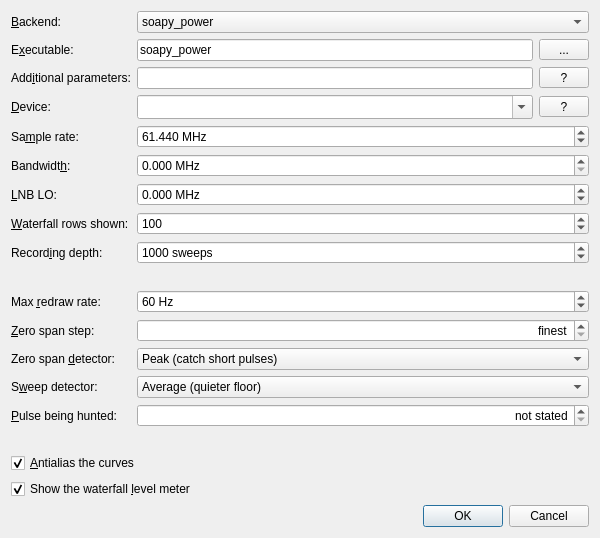
<?xml version="1.0" encoding="UTF-8"?>
<ui version="4.0">
 <class>QSpectrumAnalyzerSettings</class>
 <widget class="QDialog" name="QSpectrumAnalyzerSettings">
  <property name="geometry">
   <rect>
    <x>0</x>
    <y>0</y>
    <width>600</width>
    <height>388</height>
   </rect>
  </property>
  <property name="windowTitle">
   <string>Settings - QSpectrumAnalyzer</string>
  </property>
  <layout class="QVBoxLayout" name="verticalLayout">
   <item>
    <layout class="QFormLayout" name="formLayout">
     <item row="0" column="0">
      <widget class="QLabel" name="label_3">
       <property name="text">
        <string>&amp;Backend:</string>
       </property>
       <property name="buddy">
        <cstring>backendComboBox</cstring>
       </property>
      </widget>
     </item>
     <item row="0" column="1">
      <widget class="QComboBox" name="backendComboBox">
       <item>
        <property name="text">
         <string>soapy_power</string>
        </property>
       </item>
       <item>
        <property name="text">
         <string>rx_power</string>
        </property>
       </item>
       <item>
        <property name="text">
         <string>rtl_power_fftw</string>
        </property>
       </item>
       <item>
        <property name="text">
         <string>rtl_power</string>
        </property>
       </item>
       <item>
        <property name="text">
         <string>hackrf_sweep</string>
        </property>
       </item>
      </widget>
     </item>
     <item row="1" column="0">
      <widget class="QLabel" name="label">
       <property name="text">
        <string>E&amp;xecutable:</string>
       </property>
       <property name="buddy">
        <cstring>executableEdit</cstring>
       </property>
      </widget>
     </item>
     <item row="1" column="1">
      <layout class="QHBoxLayout" name="horizontalLayout">
       <item>
        <widget class="QLineEdit" name="executableEdit">
         <property name="text">
          <string>soapy_power</string>
         </property>
        </widget>
       </item>
       <item>
        <widget class="QToolButton" name="executableButton">
         <property name="minimumSize">
          <size>
           <width>50</width>
           <height>0</height>
          </size>
         </property>
         <property name="text">
          <string>...</string>
         </property>
        </widget>
       </item>
      </layout>
     </item>
     <item row="3" column="0">
      <widget class="QLabel" name="label_5">
       <property name="text">
        <string>&amp;Device:</string>
       </property>
       <property name="buddy">
        <cstring>deviceEdit</cstring>
       </property>
      </widget>
     </item>
     <item row="4" column="0">
      <widget class="QLabel" name="label_4">
       <property name="text">
        <string>Sa&amp;mple rate:</string>
       </property>
       <property name="buddy">
        <cstring>sampleRateSpinBox</cstring>
       </property>
      </widget>
     </item>
     <item row="7" column="0">
      <widget class="QLabel" name="label_2">
       <property name="toolTip">
        <string>How many sweeps the waterfall plot shows. Independent of how many are recorded.</string>
       </property>
       <property name="text">
        <string>&amp;Waterfall rows shown:</string>
       </property>
       <property name="buddy">
        <cstring>waterfallHistorySizeSpinBox</cstring>
       </property>
      </widget>
     </item>
     <item row="7" column="1">
      <widget class="QSpinBox" name="waterfallHistorySizeSpinBox">
       <property name="minimum">
        <number>1</number>
       </property>
       <property name="maximum">
        <number>10000000</number>
       </property>
       <property name="value">
        <number>100</number>
       </property>
      </widget>
     </item>
     <item row="8" column="0">
      <widget class="QLabel" name="label_10">
       <property name="toolTip">
        <string>How many sweeps are kept for the history browser to step through. Costs memory: one sweep is 4 bytes per bin.</string>
       </property>
       <property name="text">
        <string>Record&amp;ing depth:</string>
       </property>
       <property name="buddy">
        <cstring>recordDepthSpinBox</cstring>
       </property>
      </widget>
     </item>
     <item row="8" column="1">
      <widget class="QSpinBox" name="recordDepthSpinBox">
       <property name="toolTip">
        <string>How many sweeps are kept for the history browser to step through. Costs memory: one sweep is 4 bytes per bin.</string>
       </property>
       <property name="suffix">
        <string> sweeps</string>
       </property>
       <property name="minimum">
        <number>1</number>
       </property>
       <property name="maximum">
        <number>10000000</number>
       </property>
       <property name="value">
        <number>1000</number>
       </property>
      </widget>
     </item>
     <item row="9" column="1">
      <widget class="QLabel" name="recordDepthEstimateLabel">
       <property name="text">
        <string/>
       </property>
       <property name="wordWrap">
        <bool>true</bool>
       </property>
      </widget>
     </item>
     <item row="11" column="0">
      <widget class="QLabel" name="tapResolutionLabel">
       <property name="toolTip">
        <string>Seconds of signal behind each reading of the oscilloscope's high-rate tap. This is the zero span timebase: smaller resolves shorter bursts, at a higher noise floor, because fewer frames are combined into each reading.</string>
       </property>
       <property name="text">
        <string>&amp;Zero span step:</string>
       </property>
       <property name="buddy">
        <cstring>tapResolutionSpinBox</cstring>
       </property>
      </widget>
     </item>
     <item row="11" column="1">
      <widget class="QDoubleSpinBox" name="tapResolutionSpinBox">
       <property name="toolTip">
        <string>Seconds of signal behind each reading of the oscilloscope's high-rate tap. Zero asks for the finest the FFT can be read at, which is one frame. Ask for less than a frame and the tap reads the samples instead, down to one sample - but that measures the whole passband rather than the band, because there are no bins to select with. What you get is shown below.</string>
       </property>
       <property name="alignment">
        <set>Qt::AlignRight|Qt::AlignTrailing|Qt::AlignVCenter</set>
       </property>
       <property name="suffix">
        <string> us</string>
       </property>
       <property name="decimals">
        <number>2</number>
       </property>
       <property name="maximum">
        <double>100000.000000000000000</double>
       </property>
       <property name="specialValueText">
        <string>finest</string>
       </property>
      </widget>
     </item>
     <item row="12" column="0">
      <widget class="QLabel" name="tapDetectorLabel">
       <property name="text">
        <string>Zero span &amp;detector:</string>
       </property>
       <property name="buddy">
        <cstring>tapDetectorComboBox</cstring>
       </property>
      </widget>
     </item>
     <item row="12" column="1">
      <widget class="QComboBox" name="tapDetectorComboBox">
       <property name="toolTip">
        <string>How the frames making up one reading are combined, which is the video bandwidth choice. Peak keeps the loudest frame, so a pulse shorter than the step still reads at its own height; it does not smooth. Average smooths as the square root of the number of frames, which is what makes the shape of a signal legible when it is only a few dB out of the noise. At the finest step there is one frame per reading and the two are the same. Total is a different question: peak and average both keep the loudest bin of the band and discard the rest, which is right for a carrier in one bin and wrong for a pulse spread over many. Total adds the bins instead, worth about 3 dB on a chirp when the band is matched to it, and worth less than nothing when the band is much wider than the signal.</string>
       </property>
       <item>
        <property name="text">
         <string>Peak (catch short pulses)</string>
        </property>
       </item>
       <item>
        <property name="text">
         <string>Average (smooth the shape)</string>
        </property>
       </item>
       <item>
        <property name="text">
         <string>Total across the band (wide pulses)</string>
        </property>
       </item>
      </widget>
     </item>
     <item row="13" column="0">
      <widget class="QLabel" name="sweepDetectorLabel">
       <property name="text">
        <string>S&amp;weep detector:</string>
       </property>
       <property name="buddy">
        <cstring>sweepDetectorComboBox</cstring>
       </property>
      </widget>
     </item>
     <item row="13" column="1">
      <widget class="QComboBox" name="sweepDetectorComboBox">
       <property name="toolTip">
        <string>How the frames making up one delivered sweep are combined. Average pulls the noise floor down by the square root of the count and is right for a signal that is always there. Peak keeps the loudest frame instead, so a pulse far shorter than a sweep survives at its own height rather than being spread across the whole average: worth 14 dB on a microsecond pulse, at the cost of a noise floor a few dB higher. Backends that deliver sweeps whole ignore it.</string>
       </property>
       <item>
        <property name="text">
         <string>Average (quieter floor)</string>
        </property>
       </item>
       <item>
        <property name="text">
         <string>Peak (keeps short pulses)</string>
        </property>
       </item>
      </widget>
     </item>
     <item row="14" column="0">
      <widget class="QLabel" name="huntPulseLabel">
       <property name="text">
        <string>&amp;Pulse being hunted:</string>
       </property>
       <property name="buddy">
        <cstring>huntPulseSpinBox</cstring>
       </property>
      </widget>
     </item>
     <item row="14" column="1">
      <widget class="QDoubleSpinBox" name="huntPulseSpinBox">
       <property name="toolTip">
        <string>The pulse you are looking for, so the startup checks can say what your bin size costs it. A pulse shorter than one FFT frame is spread across the whole of it: at 40 kHz bins a 1 us pulse loses 14 dB, at 1250 kHz it loses 1. Left at zero the bin size is not checked against anything, only reported.</string>
       </property>
       <property name="alignment">
        <set>Qt::AlignRight|Qt::AlignTrailing|Qt::AlignVCenter</set>
       </property>
       <property name="specialValueText">
        <string>not stated</string>
       </property>
       <property name="suffix">
        <string> us</string>
       </property>
       <property name="decimals">
        <number>2</number>
       </property>
       <property name="maximum">
        <double>100000.000000000000000</double>
       </property>
      </widget>
     </item>
     <item row="15" column="1">
      <widget class="QLabel" name="tapEstimateLabel">
       <property name="text">
        <string/>
       </property>
       <property name="wordWrap">
        <bool>true</bool>
       </property>
      </widget>
     </item>
     <item row="17" column="0" colspan="2">
      <widget class="QCheckBox" name="levelsMeterCheckBox">
       <property name="toolTip">
        <string>The colour scale beside the waterfall, which also sets its levels and gradient. It recomputes a histogram of the whole waterfall on every redraw, so turning it off is faster.</string>
       </property>
       <property name="text">
        <string>Show the waterfall &amp;level meter</string>
       </property>
       <property name="checked">
        <bool>true</bool>
       </property>
      </widget>
     </item>
     <item row="16" column="0" colspan="2">
      <widget class="QCheckBox" name="antialiasCheckBox">
       <property name="toolTip">
        <string>Smooth the curves. Turning it off is faster, but the traces look harder edged.</string>
       </property>
       <property name="text">
        <string>&amp;Antialias the curves</string>
       </property>
       <property name="checked">
        <bool>true</bool>
       </property>
      </widget>
     </item>
     <item row="10" column="0">
      <widget class="QLabel" name="label_9">
       <property name="toolTip">
        <string>Upper limit on how often the plots are redrawn. Sweeps arriving faster than this are still recorded in full, only redundant redraws are skipped. 0 means no limit.</string>
       </property>
       <property name="text">
        <string>Max &amp;redraw rate:</string>
       </property>
       <property name="buddy">
        <cstring>maxRefreshRateSpinBox</cstring>
       </property>
      </widget>
     </item>
     <item row="10" column="1">
      <widget class="QSpinBox" name="maxRefreshRateSpinBox">
       <property name="toolTip">
        <string>Upper limit on how often the plots are redrawn. Sweeps arriving faster than this are still recorded in full, only redundant redraws are skipped. 0 means no limit.</string>
       </property>
       <property name="specialValueText">
        <string>No limit</string>
       </property>
       <property name="suffix">
        <string> Hz</string>
       </property>
       <property name="minimum">
        <number>0</number>
       </property>
       <property name="maximum">
        <number>1000</number>
       </property>
       <property name="value">
        <number>60</number>
       </property>
      </widget>
     </item>
     <item row="5" column="0">
      <widget class="QLabel" name="label_7">
       <property name="text">
        <string>Bandwidt&amp;h:</string>
       </property>
       <property name="buddy">
        <cstring>bandwidthSpinBox</cstring>
       </property>
      </widget>
     </item>
     <item row="6" column="0">
      <widget class="QLabel" name="label_8">
       <property name="toolTip">
        <string>Negative frequency for upconverters, positive frequency for downconverters.</string>
       </property>
       <property name="text">
        <string>&amp;LNB LO:</string>
       </property>
       <property name="buddy">
        <cstring>lnbSpinBox</cstring>
       </property>
      </widget>
     </item>
     <item row="2" column="0">
      <widget class="QLabel" name="label_6">
       <property name="text">
        <string>Add&amp;itional parameters:</string>
       </property>
       <property name="buddy">
        <cstring>paramsEdit</cstring>
       </property>
      </widget>
     </item>
     <item row="2" column="1">
      <layout class="QHBoxLayout" name="horizontalLayout_2">
       <item>
        <widget class="QLineEdit" name="paramsEdit"/>
       </item>
       <item>
        <widget class="QToolButton" name="paramsHelpButton">
         <property name="minimumSize">
          <size>
           <width>50</width>
           <height>0</height>
          </size>
         </property>
         <property name="text">
          <string> ? </string>
         </property>
        </widget>
       </item>
      </layout>
     </item>
     <item row="3" column="1">
      <layout class="QHBoxLayout" name="horizontalLayout_3">
       <item>
        <widget class="QComboBox" name="deviceEdit">
         <property name="sizePolicy">
          <sizepolicy hsizetype="Expanding" vsizetype="Fixed">
           <horstretch>0</horstretch>
           <verstretch>0</verstretch>
          </sizepolicy>
         </property>
         <property name="editable">
          <bool>true</bool>
         </property>
         <property name="insertPolicy">
          <enum>QComboBox::NoInsert</enum>
         </property>
         <property name="sizeAdjustPolicy">
          <enum>QComboBox::AdjustToMinimumContentsLengthWithIcon</enum>
         </property>
         <property name="minimumContentsLength">
          <number>28</number>
         </property>
        </widget>
       </item>
       <item>
        <widget class="QToolButton" name="deviceHelpButton">
         <property name="minimumSize">
          <size>
           <width>50</width>
           <height>0</height>
          </size>
         </property>
         <property name="text">
          <string> ? </string>
         </property>
        </widget>
       </item>
      </layout>
     </item>
     <item row="4" column="1">
      <widget class="QDoubleSpinBox" name="sampleRateSpinBox">
       <property name="showGroupSeparator" stdset="0">
        <bool>true</bool>
       </property>
       <property name="suffix">
        <string> MHz</string>
       </property>
       <property name="decimals">
        <number>3</number>
       </property>
       <property name="minimum">
        <double>0.000000000000000</double>
       </property>
       <property name="maximum">
        <double>999999.989999999990687</double>
       </property>
       <property name="singleStep">
        <double>0.010000000000000</double>
       </property>
       <property name="value">
        <double>61.439999999999998</double>
       </property>
      </widget>
     </item>
     <item row="5" column="1">
      <widget class="QDoubleSpinBox" name="bandwidthSpinBox">
       <property name="showGroupSeparator" stdset="0">
        <bool>true</bool>
       </property>
       <property name="suffix">
        <string> MHz</string>
       </property>
       <property name="decimals">
        <number>3</number>
       </property>
       <property name="minimum">
        <double>0.000000000000000</double>
       </property>
       <property name="maximum">
        <double>999999.989999999990687</double>
       </property>
       <property name="singleStep">
        <double>0.010000000000000</double>
       </property>
       <property name="value">
        <double>0.000000000000000</double>
       </property>
      </widget>
     </item>
     <item row="6" column="1">
      <widget class="QDoubleSpinBox" name="lnbSpinBox">
       <property name="toolTip">
        <string>Negative frequency for upconverters, positive frequency for downconverters.</string>
       </property>
       <property name="showGroupSeparator" stdset="0">
        <bool>true</bool>
       </property>
       <property name="suffix">
        <string> MHz</string>
       </property>
       <property name="decimals">
        <number>3</number>
       </property>
       <property name="minimum">
        <double>-999999.998999999952503</double>
       </property>
       <property name="maximum">
        <double>999999.998999999952503</double>
       </property>
       <property name="singleStep">
        <double>0.010000000000000</double>
       </property>
       <property name="value">
        <double>0.000000000000000</double>
       </property>
      </widget>
     </item>
    </layout>
   </item>
   <item>
    <spacer name="verticalSpacer">
     <property name="orientation">
      <enum>Qt::Vertical</enum>
     </property>
     <property name="sizeHint" stdset="0">
      <size>
       <width>20</width>
       <height>21</height>
      </size>
     </property>
    </spacer>
   </item>
   <item>
    <widget class="QDialogButtonBox" name="buttonBox">
     <property name="orientation">
      <enum>Qt::Horizontal</enum>
     </property>
     <property name="standardButtons">
      <set>QDialogButtonBox::Cancel|QDialogButtonBox::Ok</set>
     </property>
    </widget>
   </item>
  </layout>
 </widget>
 <tabstops>
  <tabstop>backendComboBox</tabstop>
  <tabstop>executableEdit</tabstop>
  <tabstop>executableButton</tabstop>
  <tabstop>paramsEdit</tabstop>
  <tabstop>paramsHelpButton</tabstop>
  <tabstop>deviceEdit</tabstop>
  <tabstop>deviceHelpButton</tabstop>
  <tabstop>sampleRateSpinBox</tabstop>
  <tabstop>bandwidthSpinBox</tabstop>
  <tabstop>lnbSpinBox</tabstop>
  <tabstop>waterfallHistorySizeSpinBox</tabstop>
  <tabstop>recordDepthSpinBox</tabstop>
  <tabstop>tapResolutionSpinBox</tabstop>
  <tabstop>tapDetectorComboBox</tabstop>
  <tabstop>sweepDetectorComboBox</tabstop>
  <tabstop>maxRefreshRateSpinBox</tabstop>
 </tabstops>
 <resources/>
 <connections>
  <connection>
   <sender>buttonBox</sender>
   <signal>accepted()</signal>
   <receiver>QSpectrumAnalyzerSettings</receiver>
   <slot>accept()</slot>
   <hints>
    <hint type="sourcelabel">
     <x>254</x>
     <y>377</y>
    </hint>
    <hint type="destinationlabel">
     <x>157</x>
     <y>149</y>
    </hint>
   </hints>
  </connection>
  <connection>
   <sender>buttonBox</sender>
   <signal>rejected()</signal>
   <receiver>QSpectrumAnalyzerSettings</receiver>
   <slot>reject()</slot>
   <hints>
    <hint type="sourcelabel">
     <x>322</x>
     <y>377</y>
    </hint>
    <hint type="destinationlabel">
     <x>286</x>
     <y>149</y>
    </hint>
   </hints>
  </connection>
 </connections>
</ui>
